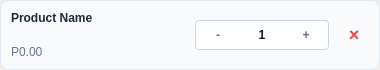
<?xml version="1.0" encoding="UTF-8"?>
<ui version="4.0">
 <class>CartRow</class>
 <widget class="QWidget" name="CartRow">
  <property name="geometry">
   <rect>
    <x>0</x>
    <y>0</y>
    <width>380</width>
    <height>70</height>
   </rect>
  </property>
  <property name="minimumSize">
   <size>
    <width>0</width>
    <height>70</height>
   </size>
  </property>
  <layout class="QVBoxLayout" name="verticalLayout">
   <property name="leftMargin">
    <number>0</number>
   </property>
   <property name="topMargin">
    <number>0</number>
   </property>
   <property name="rightMargin">
    <number>0</number>
   </property>
   <property name="bottomMargin">
    <number>0</number>
   </property>
   <item>
    <widget class="QFrame" name="frame_row">
     <property name="styleSheet">
      <string notr="true">
        QFrame#frame_row {
            background-color: #F8FAFC;
            border: 1px solid #E2E8F0;
            border-radius: 8px;
        }
      </string>
     </property>
     <layout class="QHBoxLayout" name="horizontalLayout">
      <property name="spacing">
       <number>10</number>
      </property>
      <property name="leftMargin">
       <number>10</number>
      </property>
      <property name="topMargin">
       <number>5</number>
      </property>
      <property name="rightMargin">
       <number>10</number>
      </property>
      <property name="bottomMargin">
       <number>5</number>
      </property>
      <item>
       <layout class="QVBoxLayout" name="info_layout">
        <item>
         <widget class="QLabel" name="lbl_product_name">
          <property name="styleSheet">
           <string>font-weight: bold; color: #1E293B; border:none;</string>
          </property>
          <property name="text">
           <string>Product Name</string>
          </property>
         </widget>
        </item>
        <item>
         <widget class="QLabel" name="lbl_price">
          <property name="styleSheet">
           <string>color: #64748B; font-size: 12px; border:none;</string>
          </property>
          <property name="text">
           <string>P0.00</string>
          </property>
         </widget>
        </item>
       </layout>
      </item>
      <item>
       <spacer name="horizontalSpacer">
        <property name="orientation">
         <enum>Qt::Orientation::Horizontal</enum>
        </property>
        <property name="sizeType">
         <enum>QSizePolicy::Policy::Maximum</enum>
        </property>
        <property name="sizeHint" stdset="0">
         <size>
          <width>40</width>
          <height>20</height>
         </size>
        </property>
       </spacer>
      </item>
      <item>
       <widget class="QFrame" name="frame_qty">
        <property name="minimumSize">
         <size>
          <width>0</width>
          <height>30</height>
         </size>
        </property>
        <property name="maximumSize">
         <size>
          <width>16777215</width>
          <height>30</height>
         </size>
        </property>
        <property name="styleSheet">
         <string>background-color: white; border-radius: 4px; border: 1px solid #CBD5E1;</string>
        </property>
        <property name="fixedSize" stdset="0">
         <size>
          <width>90</width>
          <height>30</height>
         </size>
        </property>
        <layout class="QHBoxLayout" name="layout_qty">
         <property name="spacing">
          <number>0</number>
         </property>
         <property name="margin" stdset="0">
          <number>0</number>
         </property>
         <item>
          <widget class="QPushButton" name="btn_minus">
           <property name="cursor">
            <cursorShape>PointingHandCursor</cursorShape>
           </property>
           <property name="styleSheet">
            <string>border:none; font-weight:bold; color: #64748B;</string>
           </property>
           <property name="text">
            <string>-</string>
           </property>
           <property name="fixedSize" stdset="0">
            <size>
             <width>25</width>
             <height>30</height>
            </size>
           </property>
          </widget>
         </item>
         <item>
          <widget class="QLabel" name="lbl_qty">
           <property name="styleSheet">
            <string>border:none; font-weight: 800; color:#0F172A;</string>
           </property>
           <property name="text">
            <string>1</string>
           </property>
           <property name="alignment">
            <set>Qt::AlignmentFlag::AlignCenter</set>
           </property>
          </widget>
         </item>
         <item>
          <widget class="QPushButton" name="btn_plus">
           <property name="cursor">
            <cursorShape>PointingHandCursor</cursorShape>
           </property>
           <property name="styleSheet">
            <string>border:none; font-weight:bold; color: #64748B;</string>
           </property>
           <property name="text">
            <string>+</string>
           </property>
           <property name="fixedSize" stdset="0">
            <size>
             <width>25</width>
             <height>30</height>
            </size>
           </property>
          </widget>
         </item>
        </layout>
       </widget>
      </item>
      <item>
       <widget class="QPushButton" name="btn_remove">
        <property name="minimumSize">
         <size>
          <width>30</width>
          <height>0</height>
         </size>
        </property>
        <property name="maximumSize">
         <size>
          <width>30</width>
          <height>16777215</height>
         </size>
        </property>
        <property name="cursor">
         <cursorShape>PointingHandCursor</cursorShape>
        </property>
        <property name="styleSheet">
         <string>
             QPushButton { background: transparent; color: #EF4444; font-size: 18px; font-weight: bold; border: none; }
             QPushButton:hover { background-color: #FEF2F2; border-radius: 12px; }
          </string>
        </property>
        <property name="text">
         <string>×</string>
        </property>
        <property name="fixedSize" stdset="0">
         <size>
          <width>24</width>
          <height>24</height>
         </size>
        </property>
       </widget>
      </item>
     </layout>
    </widget>
   </item>
  </layout>
 </widget>
 <resources/>
 <connections/>
</ui>
